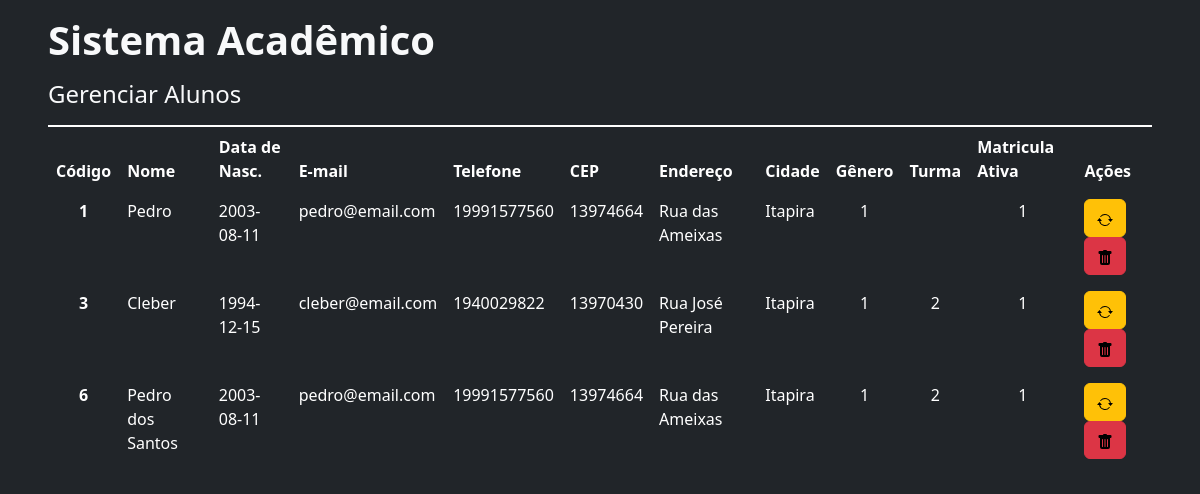
The app's page /sis-escolar/alunos/alunos-listar.php, older data.
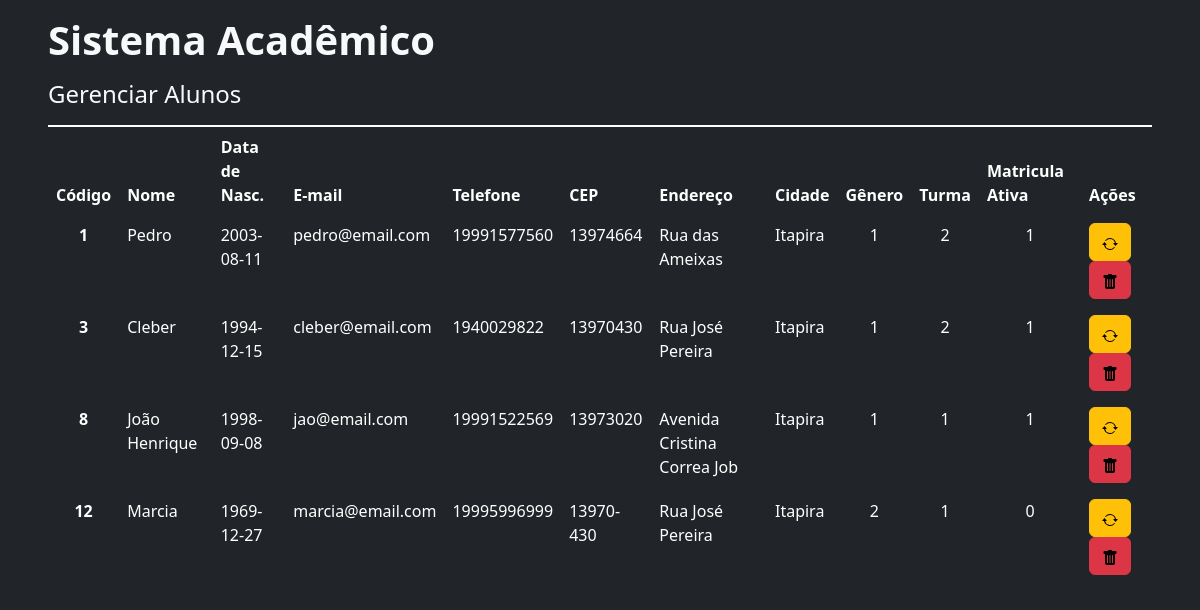
The same page, newer data.
### tables this page shows
CREATE TABLE `tb_alunos` (
  `id` int(11) NOT NULL,
  `nomeAluno` varchar(150) NOT NULL,
  `dataNasc` date NOT NULL,
  `email` varchar(150) NOT NULL,
  `tel` varchar(11) NOT NULL,
  `cep` varchar(11) NOT NULL,
  `rua` varchar(150) NOT NULL,
  `numero` varchar(10) NOT NULL,
  `bairro` varchar(70) NOT NULL,
  `cidade` varchar(70) NOT NULL,
  `uf` varchar(2) NOT NULL,
  `genero` char(1) NOT NULL,
  `turma` char(1) NOT NULL,
  `matricula` tinyint(1) NOT NULL
);

### sis-escolar/classes/Aluno.php (called while the page is built, shortened)
<?php
    class Aluno{
        public function listar(){
            $sql = "SELECT * FROM tb_alunos";
            $conexao = new PDO('mysql:host=127.0.0.1;dbname=sis-escolar','root','');
            $resultado = $conexao->query($sql);
            $lista = $resultado->fetchAll();
            return $lista;
        }
    }
?>

### sis-escolar/alunos/alunos-listar.php (the view, shortened to what this page needs)
<?php
    require_once "../classes/Aluno.php";
    $aluno = new Aluno();
    $lista = $aluno->listar();
?>
<!DOCTYPE html>
<html lang="pt-br">
<head>
    <link href="https://cdn.jsdelivr.net/npm/bootstrap@5.3.0-alpha3/dist/css/bootstrap.min.css" rel="stylesheet">
</head>
<body class="px-5 bg-dark text-light">
    <h1 class="my-3 fs-1 fw-bold">Sistema Acadêmico</h1>
    <h3 class="my-3 fs-4 fw-normal">Gerenciar Alunos</h3>
    <div class="table-responsive">
        <table class="table table-dark table-hover table-borderless">
            <thead>
                <tr class="table-group-divider">
                    <th scope="col">Código</th>
                    <th scope="col">Nome</th>
                    <th scope="col">Data de Nasc.</th>
                    <th scope="col">E-mail</th>
                    <th scope="col">Telefone</th>
                    <th scope="col">CEP</th>
                    <th scope="col">Endereço</th>
                    <th scope="col">Cidade</th>
                    <th scope="col">Gênero</th>
                    <th scope="col">Turma</th>
                    <th scope="col">Matricula Ativa</th>
                    <th scope="col">Ações</th>
                </tr>
            </thead>
            <tbody class="text-light">
                <?php foreach ($lista as $linha): ?>
                <tr>
                    <td class="text-center fw-bold"><?php echo $linha['id'] ?></td>
                    <td><?php echo $linha['nomeAluno'] ?></td>
                    <td><?php echo $linha['dataNasc'] ?></td>
                    <td><?php echo $linha['email'] ?></td>
                    <td><?php echo $linha['tel'] ?></td>
                    <td><?php echo $linha['cep'] ?></td>
                    <td><?php echo $linha['rua'] ?></td>
                    <td><?php echo $linha['cidade'] ?></td>
                    <td class="text-center"><?php echo $linha['genero'] ?></td>
                    <td class="text-center"><?php echo $linha['turma'] ?></td>
                    <td class="text-center"><?php echo $linha['matricula'] ?></td>
                    <td>
                        <a class="btn btn-warning" href="alunos-editar.php?id=<?= $linha['id'] ?>" role="button">
                        </a>
                        <a class="btn btn-danger" href="alunos-excluir.php?id=<?= $linha['id'] ?>" role="button">
                        </a>
                    </td>
                </tr>
                <?php endforeach ?>
            </tbody>
        </table>
    </div>
</body>
</html>

Row changes from the older to the newer data that the page shows:
removed tb_alunos: id "6", nomeAluno "Pedro dos Santos", dataNasc "2003-08-11", email "pedro@email.com", tel "19991577560", cep "13974664", rua "Rua das Ameixas", cidade "Itapira", genero "1", turma "2", matricula "1"
changed tb_alunos "Pedro": turma (not shown) → "2"
added tb_alunos: id "8", nomeAluno "João Henrique", dataNasc "1998-09-08", email "jao@email.com", tel "19991522569", cep "13973020", rua "Avenida Cristina Correa Job", cidade "Itapira", genero "1", turma "1", matricula "1"
added tb_alunos: id "12", nomeAluno "Marcia", dataNasc "1969-12-27", email "marcia@email.com", tel "19995996999", cep "13970-430", rua "Rua José Pereira", cidade "Itapira", genero "2", turma "1", matricula "0"
